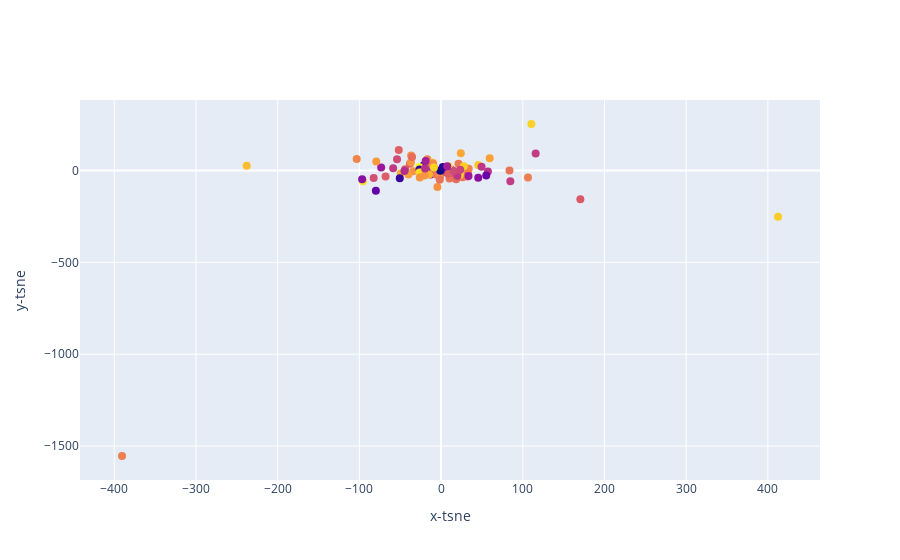

This figure's notebook cell:
### Code cell
top_songs(df_new)

### Figure 1 — Plotly figure (JSON) as saved in the notebook; plotly's stock layout.template omitted (floating-point values rounded to 4 significant figures)
{"data": [{"marker": {"color": [-9.211, -4.88, -8.011, -5.833, -3.998, -3.24, -5.975, -2.384, -4.333, -6.474, -6.825, -3.061, -4.946, -5.507, -4.736, -5.723, -7.495, -4.057, -3.445, -3.874, -5.114, -6.021, -3.183, -5.626, -6.61, -9.144, -7.442, -4.546, -5.408, -8.354, -3.655, -7.648, -4.333, -4.59, -5.335, -5.916, -3.456, -3.714, -4.833, -4.449, -2.867, -4.877, -4.856, -5.665, -4.929, -8.28, -2.749, -5.042, -4.374, -9.127, -4.65, -4.399, -6.366, -3.695, -2.881, -8.074, -9.74, -7.321, -3.093, -4.323, -5.131, -4.206, -4.154, -5.115, -4.979, -5.456, -6.343, -4.183, -3.112, -3.023, -6.531, -5.474, -6.638, -4.249, -6.073, -6.351, -7.11, -4.985, -6.688, -5.991, -9.309, -7.621, -7.276, -7.066, -4.706], "size": 8}, "mode": "markers", "text": ["Drake - God's Plan", "XXXTENTACION - SAD!", "Post Malone - Psycho (feat. Ty Dolla $ign)", "Drake - In My Feelings", "Cardi B - I Like It", "Calvin Harris - One Kiss (with Dua Lipa)", "Dua Lipa - IDGAF", "Marshmello - FRIENDS", "Camila Cabello - Havana", "Drake - Nice For What", "Maroon 5 - Girls Like You (feat. Cardi B)", "Zedd - The Middle", "Kendrick Lamar - All The Stars (with SZA)", "Ariana Grande - no tears left to cry", "Nicky Jam - X", "XXXTENTACION - Moonlight", "BlocBoy JB - Look Alive (feat. Drake)", "Rudimental - These Days (feat. Jess Glynne, Macklemore & Dan Caplen)", "Nio Garcia - Te Bot? - Remix", "Bazzi - Mine", "5 Seconds of Summer - Youngblood", "Dua Lipa - New Rules", "Ed Sheeran - Shape of You", "Khalid - Love Lies (with Normani)", "Bebe Rexha - Meant to Be (feat. Florida Georgia Line)", "XXXTENTACION - Jocelyn Flores", "Tyga - Taste (feat. Offset)", "Clean Bandit - Solo (feat. Demi Lovato)", "Post Malone - I Fall Apart", "Dennis Lloyd - Nevermind", "Luis Fonsi - ?chame La Culpa", "benny blanco - Eastside (with Halsey & Khalid)", "Camila Cabello - Never Be the Same", "Selena Gomez - Wolves", "Dynoro - In My Mind", "Eminem - River (feat. Ed Sheeran)", "Daddy Yankee - Dura", "Travis Scott - SICKO MODE", "Imagine Dragons - Thunder", "Reik - Me Niego", "Ti?sto - Jackie Chan", "Bruno Mars - Finesse (Remix) [feat. Cardi B]", "Selena Gomez - Back To You - From 13 Reasons Why ? Season 2 Soundtrack", "NF - Let You Down", "The Weeknd - Call Out My Name", "Offset - Ric Flair Drip (& Metro Boomin)", "Marshmello - Happier", "Lil Dicky - Freaky Friday (feat. Chris Brown)", "Imagine Dragons - Believer", "6ix9ine - FEFE (feat. Nicki Minaj & Murda Beatz)", "Jonas Blue - Rise", "Loud Luxury - Body (feat. brando)", "Lil Uzi Vert - XO TOUR Llif3", "Becky G - Sin Pijama", "Anne-Marie - 2002", "Drake - Nonstop", "XXXTENTACION - Fuck Love (feat. Trippie Redd)", "Shawn Mendes - In My Blood", "Marshmello - Silence", "Piso 21 - D?jala que vuelva (feat. Manuel Turizo)", "Maroon 5 - What Lovers Do", "DJ Snake - Taki Taki (with Selena Gomez, Ozuna & Cardi B)", "Hailee Steinfeld - Let Me Go (with Alesso, Florida Georgia Line & watt)", "Portugal. The Man - Feel It Still", "The Weeknd - Pray For Me (with Kendrick Lamar)", "Migos - Walk It Talk It", "G-Eazy - Him & I (with Halsey)", "Post Malone - Congratulations", "Sofia Reyes - 1, 2, 3 (feat. Jason Derulo & De La Ghetto)", "Natti Natasha - Criminal", "Rich The Kid - Plug Walk", "Migos - Stir Fry", "Kendrick Lamar - HUMBLE.", "Ozuna - Vaina Loca", "Maluma - Coraz?n (feat. Nego do Borel)", "Khalid - Young Dumb & Broke", "Ozuna - S?guelo Bailando", "Anitta - Downtown", "Wolfine - Bella", "Calvin Harris - Promises (with Sam Smith)", "Lil Baby - Yes Indeed", "Lauv - I Like Me Better", "Keala Settle - This Is Me", "XXXTENTACION - Everybody Dies In Their Nightmares", "DJ Khaled - No Brainer"], "type": "scatter", "x": [-21.54, -14.23, -7.113, -82.51, 59.52, 45.46, 5.828, -26.8, -34.0, 49.55, -10.68, 110.6, 10.29, 13.6, 106.4, -4.6, -12.65, -39.95, -237.9, 24.13, -38.14, 12.37, 412.4, 170.5, 57.35, -26.35, -1.91, -103.3, -51.81, -79.85, -49.47, 45.46, -36.67, -16.88, 32.54, -53.92, -20.71, -10.29, 32.73, -9.705, -95.66, 21.31, -5.712, -43.89, 26.55, 55.25, 9.322, -7.608, 29.24, -50.56, 33.83, -1.6, -58.63, -14.59, -26.51, 9.173, -0.9144, -73.33, 23.07, -4.479, 18.51, -36.86, -79.35, -35.52, 83.74, 9.027, 84.75, -20.2, 27.84, -8.757, 19.95, -67.94, -19.59, -26.04, 23.45, 115.8, -18.86, -1.623, -44.89, 15.68, 2.12, -96.62, 33.57, 7.545, -390.6], "y": [26.66, 29.86, 5.355, -41.38, 66.01, 29.64, -11.47, 18.29, -4.766, 19.61, -3.832, 252.9, -44.29, -13.85, -38.32, -12.15, -22.19, -21.31, 25.6, 93.29, 36.87, 5.034, -251.4, -157.0, -5.893, 5.252, -37.46, 62.41, 110.8, -110.0, -15.92, -39.21, 80.94, 61.14, -33.05, 61.25, -0.2173, 41.53, -10.05, 36.94, -58.1, 36.12, -21.94, 6.21, -36.43, -27.41, 22.64, 9.617, 15.07, -41.73, 9.89, -36.76, 11.58, -21.4, -10.43, -9.184, -2.154, 16.39, -22.91, -90.1, -48.19, 46.61, 48.55, 73.93, -0.2673, -18.34, -58.77, -27.0, 23.53, 16.64, -28.82, -33.42, 10.64, -38.19, 4.277, 92.67, 51.68, -50.12, -2.328, -2.42, 19.25, -47.73, -30.36, 22.33, -1554.0]}], "layout": {"xaxis": {"title": {"text": "x-tsne"}}, "yaxis": {"title": {"text": "y-tsne"}}}}
